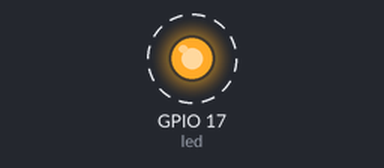
A program run on a simulated Raspberry Pi (BCM pin numbers). Shown: output pins drawn as LEDs (lit = HIGH). Dashed ring = blinking.

Above: at 0.2 s.
Timing chart, 0 to 3.0 s (numbered marks = the images above):
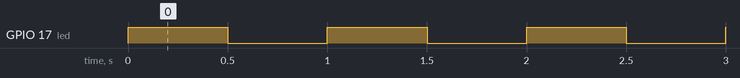

The program:

blink.py
```python
"""Blink an LED.

Wiring: GPIO17 -> 330 Ω resistor -> LED long leg; LED short leg -> GND.
"""

from gpiozero import LED
from signal import pause

led = LED(17)
led.blink(on_time=0.5, off_time=0.5)
pause()
```

Measured:
- by itself, GPIO 17 (led): alternates HIGH for 0.50 s and LOW for 0.50 s
